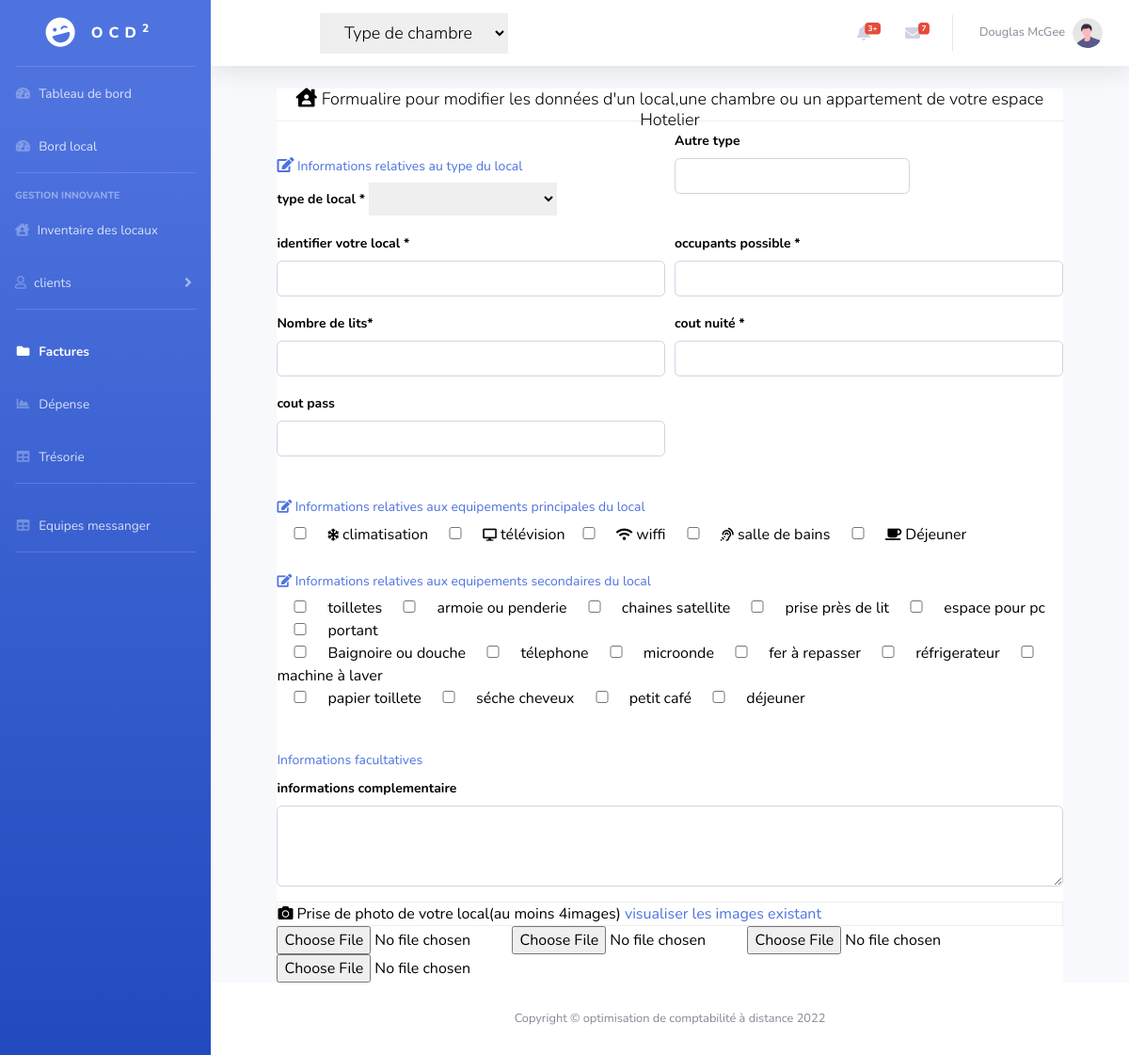
The app's page /edit_data_home.php?home=5786785 (signed in), older data.
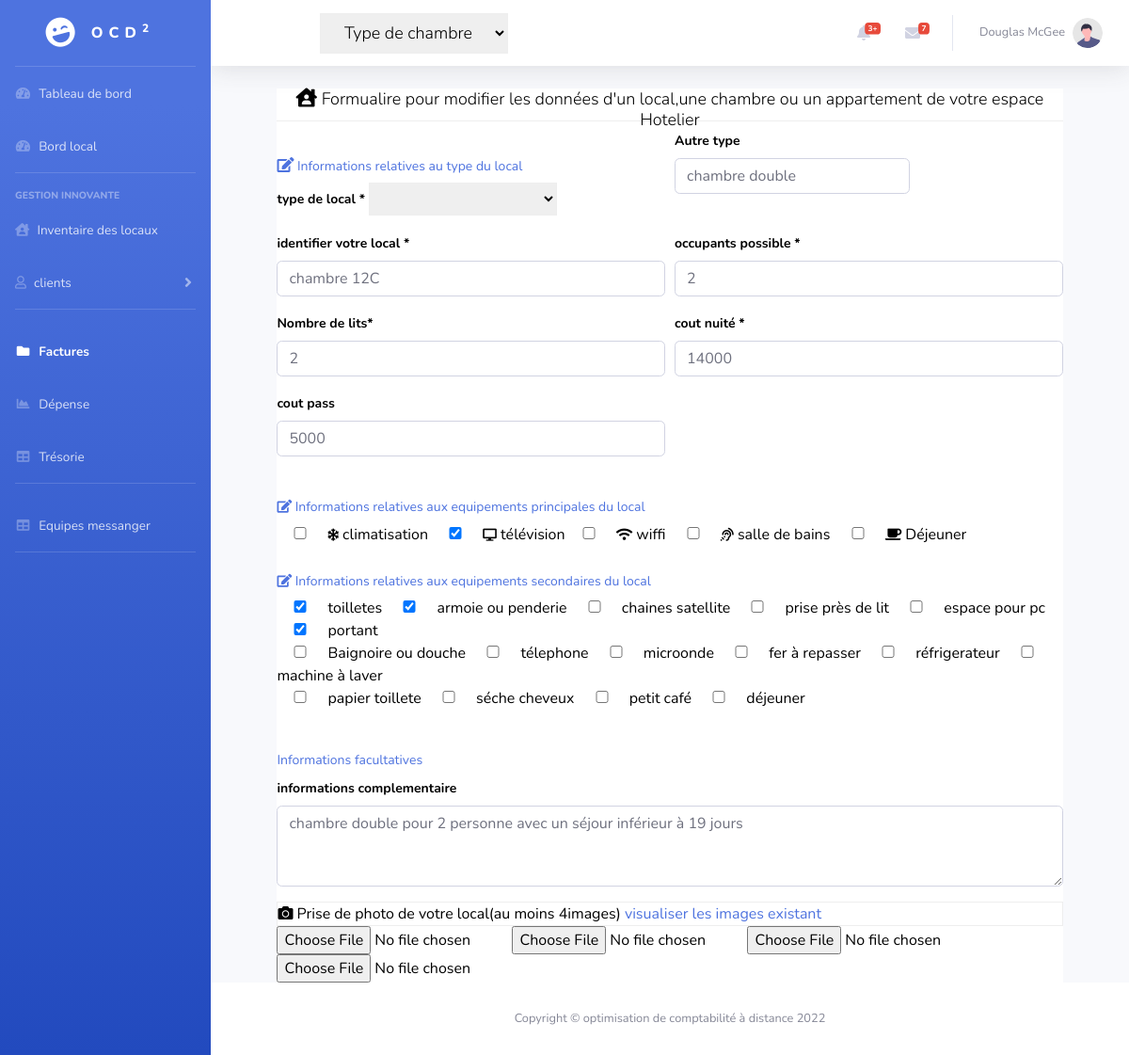
The same page, newer data.
### tables this page shows
CREATE TABLE IF NOT EXISTS `chambre` (
  `id` int(11) NOT NULL AUTO_INCREMENT,
  `id_chambre` int(11) NOT NULL,
  `chambre` varchar(40) NOT NULL,
  `email_ocd` varchar(60) NOT NULL,
  `type_logement` varchar(30) NOT NULL,
  `cout_nuite` varchar(18) NOT NULL,
  `cout_pass` varchar(18) NOT NULL,
  `occupant` tinyint(2) NOT NULL,
  `nombre_lits` tinyint(2) NOT NULL,
  `equipement` varchar(500) NOT NULL,
  `equipements` varchar(300) NOT NULL,
  `infos` varchar(400) NOT NULL,
  `icons` varchar(200) NOT NULL,
  PRIMARY KEY (`id`),
  UNIQUE KEY `id_chambre` (`id_chambre`),
  KEY `email_ocd` (`email_ocd`)
);

### edit_data_home.php (the view, shortened to what this page needs)
<?php
include('connecte_db.php');
   $home = $_GET['home'];
    $req=$bds->prepare('SELECT id,id_chambre,chambre,type_logement,occupant,nombre_lits,equipements,equipement,cout_nuite,cout_pass,icons,infos FROM chambre WHERE id_chambre= :id_chambre');
    $req->execute(array(':id_chambre'=>$home));
	$donnees = $req->fetch();
	$data = $donnees['equipement'];
	$data1  = $donnees['equipements'];
?>
<!DOCTYPE html>
<html lang="en">
<head>
    <link href="vendor/fontawesome-free/css/all.min.css" rel="stylesheet" type="text/css">
    <link href="css/sb-admin-2.min.css" rel="stylesheet">
    <link href="vendor/datatables/dataTables.bootstrap4.min.css" rel="stylesheet">
</head>
<body id="page-top">
           <?php include('inc_menu_principale.php');?>
        <div id="content-wrapper" class="d-flex flex-column">
            <div id="content">
                <nav class="navbar navbar-expand navbar-light bg-white topbar mb-4 static-top shadow">
                    <form
                        class="navbar-search">
                        <div class="input-group">
                        <div class="input"><select class="form-select form-select-sm" aria-label=".form-select-sm example">
                           <option selected>Type de chambre</option>
                         </select>
                          </div>
                        </div>
                    </form>
                    <ul class="navbar-nav ml-auto">
                        <li class="nav-item dropdown no-arrow mx-1">
                            <a class="nav-link dropdown-toggle" href="#" id="alertsDropdown" role="button"
                                data-toggle="dropdown" aria-haspopup="true" aria-expanded="false">
                                <i class="fas fa-bell fa-fw"></i>
                                <span class="badge badge-danger badge-counter">3+</span>
                            </a>
                        </li>
                        <li class="nav-item dropdown no-arrow mx-1">
                            <a class="nav-link dropdown-toggle" href="#" id="messagesDropdown" role="button"
                                data-toggle="dropdown" aria-haspopup="true" aria-expanded="false">
                                <i class="fas fa-envelope fa-fw"></i>
                                <span class="badge badge-danger badge-counter">7</span>
                            </a>
                        </li>
                        <li class="nav-item dropdown no-arrow">
                            <a class="nav-link dropdown-toggle" href="#" id="userDropdown" role="button"
                                data-toggle="dropdown" aria-haspopup="true" aria-expanded="false">
                                <span class="mr-2 d-none d-lg-inline text-gray-600 small">Douglas McGee</span>
                                <img class="img-profile rounded-circle"
                                    src="img/undraw_profile.svg">
                            </a>
                        </li>
                    </ul>
                </nav>
                <div class="container-fluid">
                    <div class="center">
  <form method="post" id="forms"  enctype="multipart/form-data">
  <h1> <i class='fas fa-house-user' style='font-size:20px'></i> Formualire pour modifier les données d'un local,une chambre ou un appartement de votre espace Hotelier</h1>
   <div class="form-row">
    <div class="form-group col-md-6">
	<h2><i style="font-size:16px" class="fa">&#xf044;</i> Informations relatives au type du local</h2>
      <label for="inputPassword4">type de local *</label>
      <select name="type" class="forms form-select-sm" aria-label=".form-select-sm example">
                           <option value="<?phpecho$donnees['type_logement']?>"><?phpecho$donnees['type_logement'];?></option>
                          </select>
    </div>
    <div class="form-group col-md-6">
      <label for="inputPassword4">Autre type</label>
      <input type="text" class="form-control" name="typs" id="inputEmail4" value="<?php echo$donnees['type_logement'];?>">
    </div>
   <div class="form-group col-md-6">
      <label for="inputEmail4">identifier votre local *</label>
      <input type="text" class="form-control" name="ids" id="ids" required value="<?php echo$donnees['chambre'];?>" required>
    </div>
    <div class="form-group col-md-6">
      <label for="inputPassword4">occupants possible *</label>
      <input type="number" class="form-control" id="num" name="num" value="<?php echo$donnees['occupant'];?>" required>
    </div>
     <div class="form-group col-md-6">
      <label for="inputEmail4">Nombre de lits*</label>
      <input type="number" class="form-control" id="nums" name="nums" value="<?php echo$donnees['nombre_lits'];?>">
    </div>
    <div class="form-group col-md-6">
      <label for="inputPassword4">cout nuité *</label>
      <input type="number" class="form-control" id="count" name="cout" value="<?php echo$donnees['cout_nuite'];?>" required>
    </div>
	<div class="form-group col-md-6">
      <label for="inputPassword4">cout pass </label>
      <input type="number" class="form-control" id="counts" name="couts" value="<?php echo$donnees['cout_pass'];?>" placeholder="">
    </div>
     <div class="form-group col-md-12">
        <h2><i style="font-size:14px" class="fa">&#xf044;</i> Informations relatives aux equipements principales du local</h2>
      <div class="custom-checkbox">
      <input type="checkbox" name="ch[]"  value="<i style='font-size:13px' class='fa'>&#xf2dc;</i> climatisation" <?php $a = "climatisation"; if(strpos($data,$a) !== false){echo'checked';} else{} ?>> <i style='font-size:13px' class='fa'>&#xf2dc;</i> climatisation
     <input type="checkbox" name="ch[]"  value="<i style='font-size:13px' class='fa'>&#xf108;</i> télévision" <?php $a = "télévision"; if(strpos($data,$a) !== false){echo'checked';} else{} ?>> <i style='font-size:13px' class='fa'>&#xf108;</i> télévision<input type="checkbox" name="ch[]"  value="<i style='font-size:14px' class='fa'>&#xf1eb;</i> wiffi">  <i style='font-size:14px' class='fa'>&#xf1eb;</i> wiffi</td> <input type="checkbox" name="ch[]"  value="<i style='font-size:14px' class='fa'>&#xf2a2;</i> salle de baim"> <i style="font-size:14px" class="fa">&#xf2a2;</i> salle de bains
     <input type="checkbox" name="ch[]" value="<i style='font-size:16px' class='fas'>&#xf0f4;</i> Déjeuner" <?php $a = "Déjeuner"; if(strpos($data,$a) !== false){echo'checked';} else{} ?>> <i style="font-size:14px" class="fas">&#xf0f4;</i> Déjeuner
	 </div>
	 <h2><i style="font-size:14px" class="fa">&#xf044;</i> Informations relatives aux equipements secondaires du local</h2>
    <input type="checkbox" name="choix[]"  value="toilletes" <?php $a = "toilletes"; if(strpos($data1,$a) !== false){echo'checked';} else{} ?>> toilletes
    <input type="checkbox" name="choix[]"  value="armoie ou penderie" <?php $a = "armoie"; if(strpos($data1,$a) !== false){echo'checked';} else{} ?>> armoie ou penderie
   <input type="checkbox" name="choix2[]" value="chaines satellite" <?php $a = "chaines satellite"; if(strpos($data1,$a) !== false){echo'checked';} else{} ?>> chaines satellite
   <input type="checkbox" name="choix2[]"  value="prise près du lit" <?php $a = "prise près du lit"; if(strpos($data1,$a) !== false){echo'checked';} else{} ?>> prise près de lit <input type="checkbox" name="choix[]"  value="espace pour pc"> espace pour pc</td>
   <input type="checkbox" name="choix[]"  value="portant" <?php $a = "portant"; if(strpos($data1,$a) !== false){echo'checked';} else{} ?>> portant<br/>
    <input type="checkbox" name="choix[]"  value="baignoire ou douche" <?php $a = "baignoire ou douche"; if(strpos($data1,$a) !== false){echo'checked';} else{} ?>> Baignoire ou douche
   <input type="checkbox" name="choix[]"  value="télephone" <?php $a = "télephone"; if(strpos($data1,$a) !== false){echo'checked';} else{} ?>> télephone
   <input type="checkbox" name="choix[]"  value="microonde" <?php $a = "microonde"; if(strpos($data1,$a) !== false){echo'checked';} else{} ?>> microonde
   <input type="checkbox" name="choix[]"  value="fer à repasser" <?php $a = "fer à repasser"; if(strpos($data1,$a) !== false){echo'checked';} else{} ?>> fer à repasser
   <input type="checkbox" name="choix[]"  value="réfrigérateur" <?php $a = "réfrigerateur"; if(strpos($data1,$a) !== false){echo'checked';} else{} ?>> réfrigerateur
    <input type="checkbox" name="choix[]"  value="machine à laver" <?php $a = "machine à laver"; if(strpos($data1,$a) !== false){echo'checked';} else{} ?>> machine à laver<br/>
     <input type="checkbox" name="choix[]"  value="papier toillete" <?php $a = "papier toillette"; if(strpos($data1,$a) !== false){echo'checked';} else{} ?>> papier toillete
    <input type="checkbox" name="choix[]"  value="séche cheveux" <?php $a = "séche cheveux"; if(strpos($data1,$a) !== false){echo'checked';} else{} ?>> séche cheveux
   <input type="checkbox" name="choix[]"  value="petit café" <?php $a = "petit café"; if(strpos($data1,$a) !== false){echo'checked';} else{} ?>>  petit café
   <input type="checkbox" name="choix[]" value="déjeuner" <?php $a = "déjeuner"; if(strpos($data1,$a) !== false){echo'checked';} else{} ?>> déjeuner
	</div>
    </div>
   <h2>Informations facultatives</h2>
  <div class="form-group">
    <label for="exampleFormControlTextarea1">informations complementaire</label>
    <textarea class="form-control" name="infos" id="infos" rows="3"><?php echo$donnees['infos'];?></textarea>
  </div>
  <div class="d"><i class="fas fa-camera"></i> Prise de photo de votre local(au moins 4images)
  <span class="der"><a href="#" class="der">visualiser les images existant</a></span></div>
  <input type="file" class="test" name="fil[]" id="file1"><input type="file" class="test" name="fil[]" id="file2"><input class="test" type="file" name="fil[]" id="file3">
  <input type="file" class="test" name="fil[]" id="file4">
  <div><input type="submit" value="Modifier les données" id="his"/></div>
  </form>
  </div>
                </div>
            </div>
            <footer class="sticky-footer bg-white">
                <div class="container my-auto">
                    <div class="copyright text-center my-auto">
                        <span>Copyright &copy; optimisation de comptabilité à distance 2022</span>
                    </div>
                </div>
            </footer>
        </div>
    </div>
</body>
</html>

### inc_menu_principale.php (shortened to what this page needs)
 <div id="wrapper">
     <ul class="navbar-nav bg-gradient-primary sidebar sidebar-dark accordion" id="accordionSidebar">
         <a class="sidebar-brand d-flex align-items-center justify-content-center" href="index.html">
             <div class="sidebar-brand-icon rotate-n-15">
                 <i class="fas fa-laugh-wink"></i>
             </div>
             <div class="sidebar-brand-text mx-3">O C D <sup>2</sup></div>
         </a>
         <hr class="sidebar-divider my-0">
         <li class="nav-item">
             <a class="nav-link" href="index.html">
                 <i class="fas fa-fw fa-tachometer-alt"></i>
                 <span>Tableau de bord</span>
             </a>
         </li>
<li class="nav-item">
             <a class="nav-link" href="gestion_data_home.php">
                 <i class="fas fa-fw fa-tachometer-alt"></i>
                 <span>Bord local</span>
             </a>
         </li>
         <hr class="sidebar-divider">
         <div class="sidebar-heading">
             Gestion innovante
         </div>
         <li class="nav-item">
             <a class="nav-link collapsed" title="enregistrer vos locaux" href="inventaire_gestion_home.php"
                 aria-expanded="true" aria-controls="collapseTwo">
                 <i class='fas fa-house-user'></i>
                 <span>Inventaire des locaux </span>
             </a>
         </li>
         <li class="nav-item">
             <a class="nav-link collapsed" title="séjour/réservation.." href="gestion_homes_data.php" data-toggle="collapse" data-target="#collapseUtilities"
                 aria-expanded="true" aria-controls="collapseUtilities">
                 <i class="far fa-user"></i>
                 <span>clients</span>
             </a>
         </li>
         <hr class="sidebar-divider">
         <li class="nav-item active">
             <a class="nav-link" title="facture clients" href="#"
                 aria-controls="collapsePages">
                 <i class="fas fa-fw fa-folder"></i>
                 <span>Factures</span>
             </a>
         </li>
         <li class="nav-item">
             <a class="nav-link" href="charts.html">
                 <i class="fas fa-fw fa-chart-area"></i>
                 <span>Dépense</span></a>
         </li>
         <li class="nav-item">
             <a class="nav-link" href="tables.html">
                 <i class="fas fa-fw fa-table"></i>
                 <span>Trésorie</span></a>
         </li>
         <hr class="sidebar-divider d-none d-md-block">
         <li class="nav-item">
             <a class="nav-link" href="tables.html">
                 <i class="fas fa-fw fa-table"></i>
                 <span>Equipes messanger</span></a>
         </li>
         <hr class="sidebar-divider d-none d-md-block">
     </ul>

### edit_data_home.php (style rules this page uses)
h1,select { height:35px;border-color:#eee;text-align:center;border-bottom:1px solid #eee;font-family:Nunito,-apple-system,BlinkMacSystemFont,"Segoe UI",Roboto,"Helvetica Neue",Arial,sans-serif,"Apple Color Emoji","Segoe UI Emoji","Segoe UI Symbol","Noto Color Emoji";font-size:18px;font-weight:300;color:black;margin-left:%; }
.center { background-color:white;width:80%;height:950px; }
.inputs,.input { margin-left:5%;float:left; }
.form-select { margin-left:40%;width:200px;height:43px; }
.forms { width:200px;font-family:Nunito,-apple-system,BlinkMacSystemFont,"Segoe UI",Roboto,"Helvetica Neue",Arial,sans-serif,"Apple Color Emoji","Segoe UI Emoji","Segoe UI Symbol","Noto Color Emoji";font-size:14px;font-weight:bold;color:black }
h2 { font-size:16px;margin-top:30px;width:500px;font-family:Nunito,-apple-system,BlinkMacSystemFont,"Segoe UI",Roboto,"Helvetica Neue",Arial,sans-serif,"Apple Color Emoji","Segoe UI Emoji","Segoe UI Symbol","Noto Color Emoji";font-size:14px;color:#4e73df }
input { width:50px; }
#file1,#file2,#file3,#file4 { width:250px; }
#inputEmail4 { width:250px; }
textarea { width:50%; }
label { color:black;font-family:Nunito,-apple-system,BlinkMacSystemFont,"Segoe UI",Roboto,"Helvetica Neue",Arial,sans-serif,"Apple Color Emoji","Segoe UI Emoji","Segoe UI Symbol","Noto Color Emoji";font-size:14px;font-weight:bold;color:black }
.center { width:90%;margin-left:5%;background-color:white; }
#forms { color:black; }
.d { border:1px solid #eee; }

Row changes from the older to the newer data that the page shows:
added chambre: typs "chambre double", ids "chambre 12C", num "2", nums "2", cout "14000", couts "5000", equipement "☑", equipements "☑", infos "chambre double pour 2 personne avec un séjour inférieur à 19 jours"
Text that changed along with them:
form field value: "☐" → (not shown)
